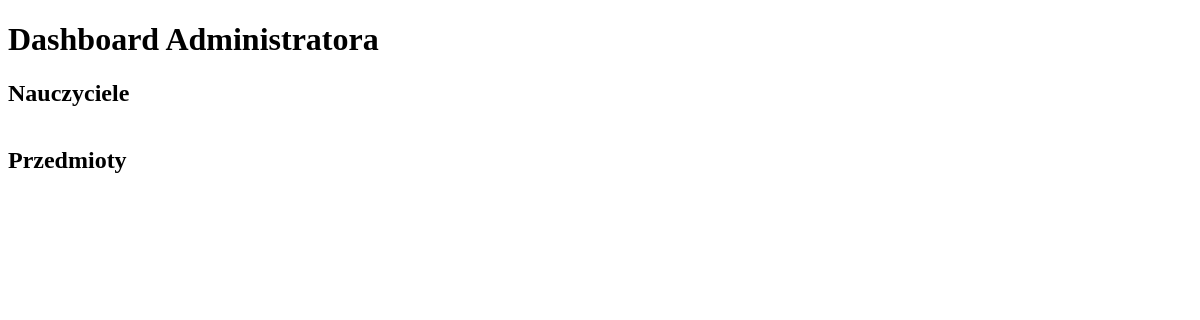
The app's page /admin/dashboard (signed in), older data.
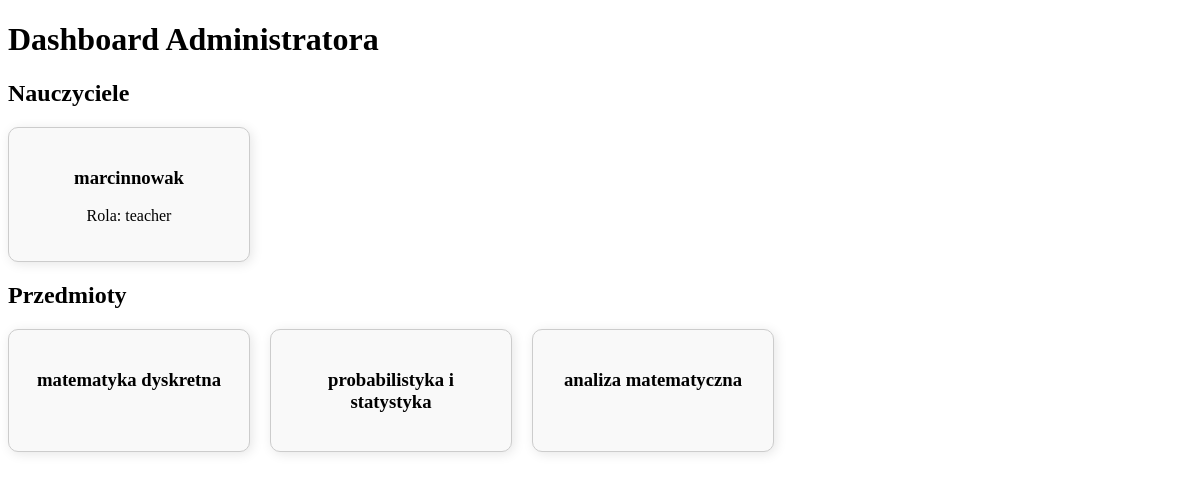
The same page, newer data.
### app/models.py (models this page shows)
class User(UserMixin, db.Model):
    id = db.Column(db.Integer, primary_key=True)
    username = db.Column(db.String(150), unique=True, nullable=False)
    password = db.Column(db.String(150), nullable=False)
    role = db.Column(db.String(50), nullable=False)  # 'admin', 'teacher', 'student'

class Subject(db.Model):
    id = db.Column(db.Integer, primary_key=True)
    name = db.Column(db.String(100), nullable=False)

### app/routes.py (the view)
@bp.route('/admin/dashboard')
@login_required
def admin_dashboard():
    if current_user.role != 'admin':
        flash('Nie masz dostępu do tej strony.', 'danger')
        return redirect(url_for('main.index'))  # Użyj poprawnej nazwy blueprintu
    teachers = User.query.filter_by(role='teacher').all()
    subjects = Subject.query.all()
    return render_template('admin_dashboard.html', teachers=teachers, subjects=subjects)

### app/__init__.py (called while the page is built)
def create_app():
    app = Flask(__name__)
    app.config['SECRET_KEY'] = 'your_secret_key'
    app.config['SQLALCHEMY_DATABASE_URI'] = 'sqlite:///app.db'
    app.config['SQLALCHEMY_TRACK_MODIFICATIONS'] = False
    db.init_app(app)
    login_manager.init_app(app)
    with app.app_context():
        try:
            from . import models  # Importuj modele
            print("Import modeli zakończony.")
            db.create_all()  # Tworzenie tabel w bazie danych
            print("Tabele zostały utworzone.")
        except Exception as e:
            print(f"Błąd podczas inicjalizacji bazy danych: {e}")
    from .routes import bp as routes_bp
    app.register_blueprint(routes_bp)  # Rejestracja blueprintu
    @login_manager.user_loader
    def load_user(user_id):
        return models.User.query.get(int(user_id))  # Odwołanie do `models.User` bezpośrednio
    return app

### app/templates/admin_dashboard.html (shortened to what this page needs)
<!DOCTYPE html>
<html lang="pl">
<head>
</head>
<body>
    <h1>Dashboard Administratora</h1>
    <h2>Nauczyciele</h2>
    <div class="container">
        {% for teacher in teachers %}
            <div class="card">
                <h3>{{ teacher.username }}</h3>
                <p>Rola: {{ teacher.role }}</p>
            </div>
        {% endfor %}
    </div>
    <h2>Przedmioty</h2>
    <div class="container">
        {% for subject in subjects %}
            <div class="card">
                <h3>{{ subject.name }}</h3>
            </div>
        {% endfor %}
    </div>
</body>
</html>

### app/templates/admin_dashboard.html (style rules this page uses)
.container { display: flex; flex-wrap: wrap; gap: 20px; }
.card { width: 200px; padding: 20px; border: 1px solid #ccc; border-radius: 10px; box-shadow: 2px 2px 12px rgba(0, 0, 0, 0.1); text-align: center; background-color: #f9f9f9; }

Row changes from the older to the newer data that the page shows:
added User: username "marcinnowak", role "teacher"
added Subject: name "matematyka dyskretna"
added Subject: name "probabilistyka i statystyka"
added Subject: name "analiza matematyczna"
